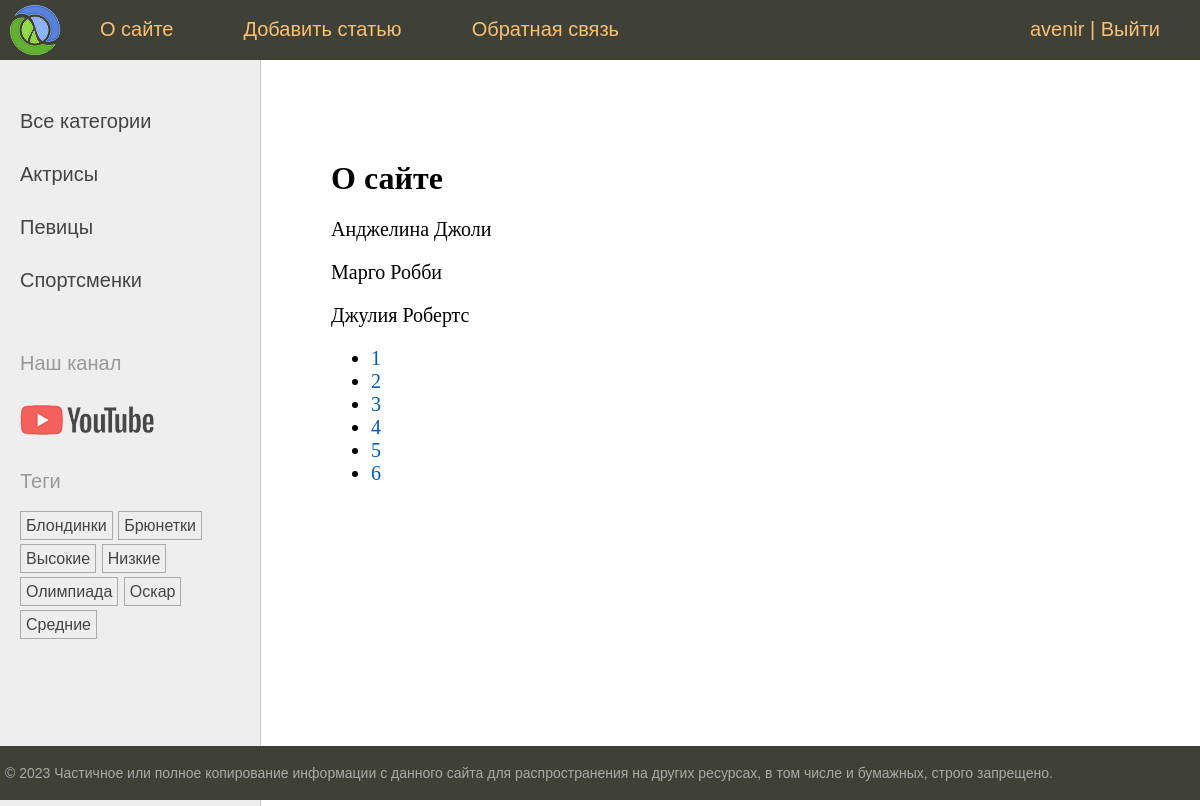
The page /about/ (signed in) on the database its author committed.
### sitewomen/models.py (models this page shows, shortened)
class Category(models.Model): # класс для связи многие к одному, чтобы было понятно на этом классе составляется таблица которая связывается с основной про женщин
    name = models.CharField(max_length=100, db_index=True, verbose_name='Категория') # имя
    slug = models.SlugField(max_length=225, unique=True, db_index=True) # для формирования пути
    class Meta: # класс для сортировки отображение на странице в данном случае по времени созданию записи (задать реверс поставить минус перед параметром)
        verbose_name = 'Категорию' # это для кабинета админа чтобы заголовок имел такое название
        verbose_name_plural = 'Категории' # для того чтобы этот заголовок был без в конце 's' и был в множественном числе
    '''Здесь после миграции создается 1 новая таблица и в основной
     таблице появляется новая колонка в которой указывается id-номер
      значения из новой таблицы'''
    def get_absolute_url(self):
        return reverse('category', kwargs={'cat_slug': self.slug}) # формируем slug (берется из поля таблицы) который потом передаем в ссылку во hrev на страницу и по этой ссылке ужже создается путь в url

class TagPost2(models.Model): # модель для связи многие ко многим, чтобы было более понятно - на этом классе составляется талица которая связывается с основной таблицей про женщин
    tag = models.CharField(max_length=100, db_index=True)
    slug = models.SlugField(max_length=255, unique=True, db_index=True) #  в параметрах макс длина и чтобы было уникальным
    '''При этом после миграции создается 2 таблицы, одна именно со значениями
    в ячейках (какие угодно, и вторая промежуточная - которая связывает основную таблицу
    с дополнительной'''
    def get_absolute_url(self):
        return reverse('tag', kwargs={'tag_slug': self.slug}) # формируем slug (берется из поля таблицы) который потом передаем в ссылку во hrev на страницу и по этой ссылке ужже создается путь в url

class Women(models.Model): # чтобы было более понятно на этом классе составляется главная таблица про женщин
    class Status(models.IntegerChoices): # класс чтобы было более информативно про статус пудликации на основе IntergerChoices
        DRAFT = 0, 'Черновик'
        PUBLISHED = 1, 'Опубликовано'
    title = models.CharField(max_length=255, verbose_name='Заголовок') # 2й пар для название которое будет в админе, также годиться для формы
    slug = models.SlugField(max_length=225, unique=True, db_index=True, verbose_name='Slug') # слаг для пути 1пар - макс. длина, 2пар - уникальность, 3пар - поле индексируемое, 4пар - чтобы создавалось поле с пустым значением
    photo = models.ImageField(upload_to='photos/%Y/%m/%d/', default=None,
                              blank=True, null=True, verbose_name='Фото')
    content = models.TextField(blank=True, verbose_name='Текст статьи') # параметр позволяет ничего не помещать в таблицу
    time_create = models.DateTimeField(auto_now_add=True, verbose_name='Время создания') # параметр автоматически заполняет поле но только в момент добавление записи, тоесь показывает время появление записи
    time_update = models.DateTimeField(auto_now=True, verbose_name='Время изменения') # параметр фиксирования изменения записи
    is_published = models.BooleanField(choices=tuple(map(lambda x:(bool(x[0]), x[1]), Status.choices)), default=Status.PUBLISHED, verbose_name='Статус') # параметр по умолчанию правда статья будет опубликована, choices=tuple(map(lambda x:(bool(x[0]), x[1]) - чтобы было видно значение в админе так как нет в джанго булевого значения, у нас сейчас смотри 12-13 строчку
    cat = models.ForeignKey('Category', on_delete=models.PROTECT, related_name='posts', verbose_name='Категории') # многие к одному связываем наш класс с классом 'Category' через многие к одному и обязательно пишем как строка в ковычках, так как этот класс находится ниже нашего основного класса и пайчарм его попросту не увидет, вторым параметром ставим, который будет запрещать удалять категории которые не связаны с постами
    tags2 = models.ManyToManyField('TagPost2', blank=True, related_name='tags', verbose_name='Теги') # связываем с таблицей TagPost через связь многие ко многим, blank=True - потому что не каждать запись женщин будет содержать теги, related_name='tags' - чтобы мы могли через теги получать список статей которые с ними связаны. on_delete - в этой связи отсутствует. Именно через этод тэг всязываются записи с остальными. пример: a.tags2.set([tag_br, tag_o, tag_v])
    husband = models.OneToOneField('Husband', on_delete=models.SET_NULL, null=True, blank=True, related_name='wuman', verbose_name='Супруг') # связывам со таблицей Husband тип связи один к одному, on_delete=models.SET_NULL для того чтобы если удалить мужчину в поле оставалось Null, null=True - это допустимое значение, blank=True - также поле может быть пустым, related_name='wuman' - чтобы знать какому мужчине соответствует женщина
    objects = models.Manager() # (менеджер по умолчанию)о это для того чтобы джанговский менеджер не исчез так как мы ниже строчкой создали свой собственный
    publiched = PublishedManager() # в классе свой собственный менеджер который обрабатывает только опубликованные материалы
    author = models.ForeignKey(get_user_model(), on_delete=models.SET_NULL, related_name='posts', null=True, default=None) # get_user_model() - стандартная функция для получения модели пользователя(джанго), on_delete=models.SET_NULL - если удалить автора, то в поле статьи будет NULL, related_name='posts' - обратное связывание часто для ORM-команд, null=True - допустимое значение, default=None
    def __str__(self): # чудный метод который возврашает значение из поле title из таблицы
        return self.title
    class Meta: # класс для сортировки отображение на странице в данном случае по времени созданию записи (задать реверс поставить минус перед параметром)
        verbose_name = 'Известные женщины' # это для кабинета админа
        verbose_name_plural = 'Известные женщины' # для того чтобы этот заголовок был без в конце 's' и был в множественном числе
        ordering = ['time_create'] # сортируем по артрибуту по убыванию по умолчанию
        indexes = [
            models.Index(fields=['time_create'])
        ]

### sitewomen/views.py (the view)
# urls.py: path('about/', views.about, name='about'),
@login_required # декоратор для ограничений функции в зависимости зарегистрирован ли пользователь в системе, основной путь по умолчанию прописан в settings в LOGIN_URL = 'users:login', но можно здесь индивидуально прописать в параметрах пример: LOGIN_URL = (login_url='/admin/')
def about(request): # функция для загрузки картинки от пользователя в пайчарм
    contact_list = Women.publiched.all()
    paginator = Paginator(contact_list, 3)
    page_number = request.GET.get('page')
    page_obj = paginator.get_page(page_number)
    return render(request, 'women/about.html', {'title': 'О сайте', 'page_obj': page_obj})

### sitewomen/models.py (called while the page is built)
    def get_queryset(self):
        return super().get_queryset().filter(is_published=1) # метод возвращает из базового класса, вызываем у него метод queryset и через фильтр берем только опубликованные материалы

### sitewomen/templatetags/women_tags.py (called while the page is built)
@register.inclusion_tag('women/list_categories.html') # влючающий тег позволяет выводить на страницу прям целые элементы html в параметре узазываем путь что планируем вывести (шаблонный тег) в данном случае выводим на главную страницу меню с все категории - актрисы - певицы
def show_categories(cat_selected=0): # параметр для того чтобы ссылочка подсвечивалась он будет отвечать за выбранную категорию
    cats = Category.objects.annotate(total=Count('posts')).filter(total__gt=0) # новый способ выбирает категории только которые связаны с постами
    return {'cats': cats, 'cat_selected': cat_selected} # вписываем параметр для передачи на страницу но на самой странице этот параметр нужно обработать через проверку

@register.inclusion_tag('women/list_tags.html') # влючающий тег позволяет выводить на страницу прям целые элементы html в параметре узазываем путь что планируем вывести (шаблонный тег)
def show_all_tags(): # параметр для того чтобы ссылочка подсвечивалась он будет отвечать за выбранную категорию
    return {'tags': TagPost2.objects.annotate(total=Count('tags')).filter(total__gt=0)} # вы водим только теги которыесвязаны с постами

### users/context_processors.py (called while the page is built)
def get_women_context(request): # далее нужно оязательно в settings в TEMPLATES в context_proccesors прописать 'users.context_processors.get_women_context',
    return {'mainmenu': menu}

### templates/women/about.html
{% extends 'base.html' %}
{% block content %}
<h1>{{ title }}</h1>
    {% for item in page_obj %}
    <p>{{ item }}</p>
    {% endfor %}
    <nav>
    <ul>
        {% for p in page_obj.paginator.page_range %}
        <li>
            <a href="?page={{ p }}">{{ p }}</a>
        </li>
        {% endfor %}
    </ul>
    </nav>
{% endblock %}

### sitewomen/templates/base.html (shortened to what this page needs)
{% load static %}
{% load women_tags %}
    <!DOCTYPE html>
<html>
<head>
	<link type="text/css" href="{% static 'women/css/styles.css' %}" rel="stylesheet" />
</head>
<body>
<table class="table-page" border=0 cellpadding="0" cellspacing="0">
<tr><td valign=top>
{% block mainmenu %}
		<div class="header">
			<ul id="mainmenu" class="mainmenu">
			<li class="logo"><a href="{% url 'home' %}"><div class="logo"></div></a></li>
{% for m in mainmenu %}
	<li><a href="{% url m.url_name %}">{{m.title}}</a></li>
{% endfor %}
        {% if user.is_authenticated %}
         <li class="last"><a href="{% url 'users:profile' %}">{{ user.username }}</a> | <a href="{% url 'users:logout' %}">Выйти</a></li>
            {% else %}
         <li class="last"><a href="{% url 'users:login' %}">Войти</a> | <a href="{% url 'users:register' %}">Регистрация</a></li>
         {% endif %}
			</ul>
		</div>
{% endblock mainmenu %}
<table class="table-content" border=0 cellpadding="0" cellspacing="0">
<tr>
	<td valign="top" class="left-chapters">
	<ul id="leftchapters">
		{% if cat_selected == 0%}
        <li class="selected">Все категории</li>
        {% else %}
        <li><a href="{% url 'home'%}">Все категории</a></li>
        {% endif %}
        {% show_categories cat_selected%}
		<li class="share">
		<p>Наш канал</p>
		<a class="share-yt" href="https://www.youtube.com/channel/UClJzWfGWuGJL2t-3dYKcHTA/playlists" target="_blank" rel="nofollow"></a>
		</li>
        <li>{% show_all_tags %}</li>
	</ul>
</td>
<td valign="top" class="content">
	<div class="content-text">
{% block content %}
{% endblock %}
	</div>
</td></tr></table>
</td></tr>
<tr><td valign=top>
	<div id="footer">
		<p>&copy; 2023 Частичное или полное копирование информации с данного сайта для распространения на других ресурсах, в том числе и бумажных, строго запрещено.</p>
	</div>
</td></tr></table>
</body>
</html>

### templates/women/list_categories.html
{% for cat in cats %}
{% if cat.id == cat_selected %}
<li class="selected">{{ cat.name }}</li>
{% else %}
<li><a href="{{ cat.get_absolute_url }}">{{ cat.name }}</a></li>
{% endif %}
{% endfor %}

### templates/women/list_tags.html
{% if tags %}
    <p>Теги</p>
    <ul class="tags-list">
    {% for t in tags %}
        <li><a href="{{ t.get_absolute_url}}">{{ t.tag }}</a></li>
    {% endfor %}
    </ul>
{% endif %}

### sitewomen/static/women/css/styles.css (style rules this page uses)
html, body { font-family: 'Arial'; margin: 0; padding: 0; height: 100%; width: 100%; color: #444; }
a { color: #0059b2; text-decoration: none; }
.table-page { width: 100%; height: 100%; vertical-align: top; }
.table-page tr { height: 100%; }
.header { background: #3F4137; height: 60px; }
.logo { background: url('../images/logo.png') no-repeat 10px 5px; width: 70px; height: 60px; }
ul.mainmenu { list-style: none; margin: 0; padding: 0; height: 60px; color: #fdc073; font-size: 20px; overflow: hidden; }
ul.mainmenu li { float: left; margin: 18px 40px 0 30px; }
ul.mainmenu li.logo { margin: 0; }
ul.mainmenu li.last { float: right; }
ul.mainmenu li a { color: #fdc073; text-decoration: none; }
.table-content { width: 100%; min-height: 100%; height: 100%; }
.left-chapters { margin: 0; background: #eee; border-right: 1px solid #ccc; }
.left-chapters ul { width: 230px; margin: 0; padding: 20px 10px 10px 20px; list-style: none; font-size: 20px; }
.left-chapters ul li { margin: 30px 0 0 0; color: #999; }
.left-chapters ul li a { color: #444; text-decoration: none; }
.left-chapters ul li.share { margin: 60px 0 0 0; }
.left-chapters ul li.share p { margin: 30px 0 30px 0; }
.left-chapters ul li.share a { display: inline-block; width: 40px; height: 40px; margin: 0 20px 0 0; }
.left-chapters ul li.share a.share-yt { width: 100%; height: 30px; background: url('../images/share_yt.png') no-repeat 0 0 }
ul.tags-list { width: 100%; margin: 0; padding: 0; list-style: none; }
ul.tags-list li { margin: 0; padding: 0 0 10px; display: inline-block; }
ul.tags-list li a { padding: 5px; font-size: 16px; border: 1px solid #aaa; }
.content { padding: 40px 20px 20px 40px; width: 100%; box-sizing: border-box; }
.content-text { margin: 60px 0 0 30px; color: #000; font-size: 20px; font-family: Yandex Sans Display Light; }
.content-text h1 { font-size: 32px; }
#footer { box-sizing: border-box; background: #3F4137; padding: 5px; color: #aaa; font-size: 14px; font-family: Verdana, Geneva, Arial, Helvetica; text-align: left; overflow: hidden; }

### rows shown on the page
Category: name "Актрисы"
Category: name "Певицы"
Category: name "Спортсменки"
TagPost2: tag "Блондинки"
TagPost2: tag "Брюнетки"
TagPost2: tag "Высокие"
TagPost2: tag "Низкие"
TagPost2: tag "Олимпиада"
TagPost2: tag "Оскар"
TagPost2: tag "Средние"
Women: title "Анджелина Джоли"
Women: title "Марго Робби"
Women: title "Джулия Робертс"

### other values the page prints
{{ m.title }} "О сайте" "Добавить статью" "Обратная связь"
{{ user.username }} "avenir"
{{ title }} "О сайте"
{{ p }} "1" "2" "3" "4" "5" "6"
